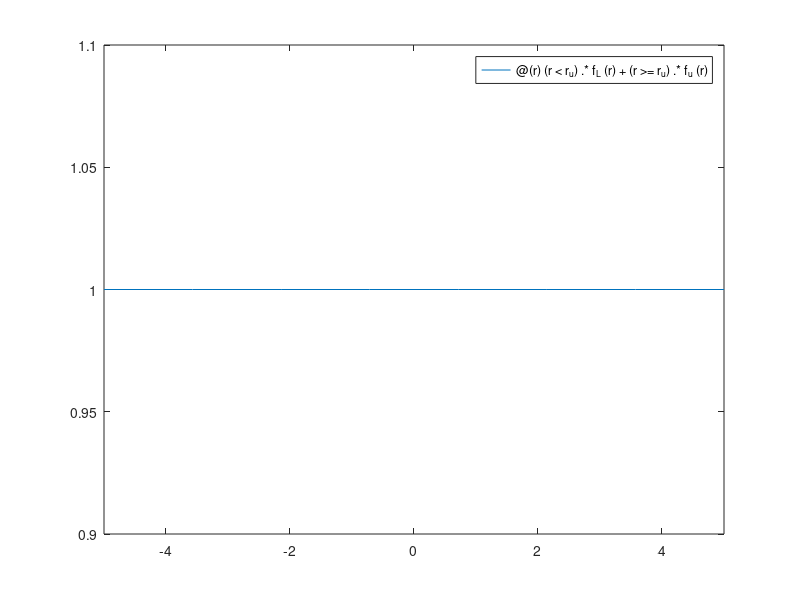

This figure's MATLAB source: (Note: this script raises an error after producing the figure.)
%%%%%%%%%%%%%%%%%%%%%%%%%%%%%%%%%%%%%%%%%%%%%%%%%%%%%%%%%%%%%%%%%%%
%%%%%PROGRAMA PARA REPRESENTAR LA EXPONENCIAL A TROZOS%%%%%%%%%%%%%
%%%%%%%%%%%%%%%%%%%%%%%%%%%%%%%%%%%%%%%%%%%%%%%%%%%%%%%%%%%%%%%%%%%
r = linspace(0,60); % Variable radio del canal (en micrómetros)

% PARÁMETROS DE LA FUNCION EXPONENCIAL
r_L = 15;     % Radio del canal con Kr8+ para r<r_u (en micrómetros)
r_u = 18;     % Radio del canal con Kr8+ para r>=r_u (en micrómetros)
sig_L = 15;   % Desviación estándar para r_L (en micrómetros)
sig_u = 17;   % Desviación estándar para r_u (en micrómetros)

% FUNCION A TROZOS DEL RADIO DEL CANAL
f_L = @(r) (exp(-0.5*((max(r,r_L).^2)/sig_L^2)))/ ...
    (exp(-0.5*(r_L/sig_L)^2));                       % Trozo para r<r_u
A = f_L(r_u)*exp(0.5*(r_u/sig_u)^2);                 % Continuidad
f_u = @(r) A*exp(-0.5*(r/sig_u).^2);                 % Trozo para r>=r_u

f = @(r) (r<r_u).*f_L(r) + (r>=r_u).*f_u(r);         % Funcion exponencial

% REPRESENTACIÓN GRÁFICA DE LA FUNCIÓN A TROZOS
fig = fplot(f); % Gráfica de la función a trozos
xlim([0 60])
ylim([0 1.1])

set(fig(1),'linewidth',1,'color','r');
grid on

% LEYENDA
xlabel({'Radio del canal','r (\mum)'})
ylabel({'f(r)','Adimensional'})



